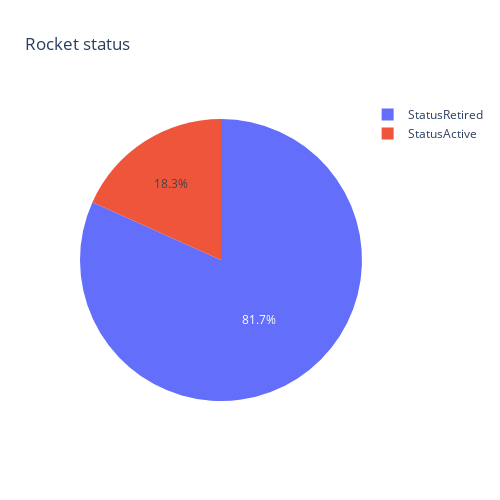

Notebook cell for this chart:
### Markdown cell above
What about rocket's status?

### Code cell
ds = df['Status Rocket'].value_counts().reset_index()

ds.columns = [
    'status', 
    'count'
]

fig = px.pie(
    ds, 
    values='count', 
    names="status", 
    title='Rocket status', 
    width=500, 
    height=500
)

fig.show()

### Figure 1 — Plotly figure (JSON) as saved in the notebook; plotly's stock layout.template omitted (floating-point values rounded to 4 significant figures)
{"data": [{"domain": {"x": [0, 1], "y": [0, 1]}, "hovertemplate": "status=%{label}<br>count=%{value}<extra></extra>", "labels": ["StatusRetired", "StatusActive"], "legendgroup": "", "name": "", "showlegend": true, "type": "pie", "values": [3534, 790]}], "layout": {"height": 500, "legend": {"tracegroupgap": 0}, "title": {"text": "Rocket status"}, "width": 500}}
